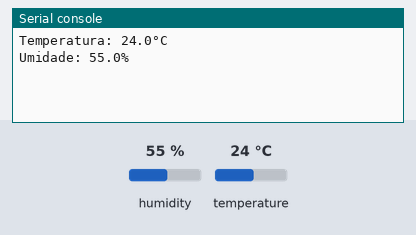
Simulated run of this program. Board: Raspberry Pi Pico running MicroPython. Parts: the last lines printed to the serial console. The inputs (shaded band) are chosen by the test bench; at power-on: humidity 55 %, temperature 24 °C.

Above: at 1.2 s.
1.3 s: humidity set to 22 %
At 4.1 s:
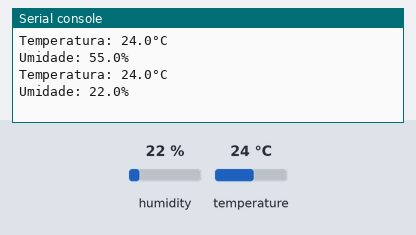
5.2 s: temperature set to 12 °C
At 7.3 s:
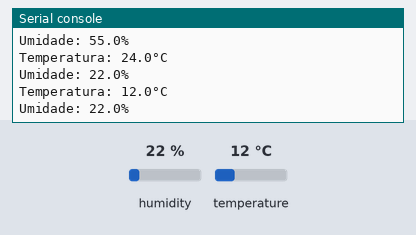
9.1 s: humidity set to 40 %
At 13.5 s:
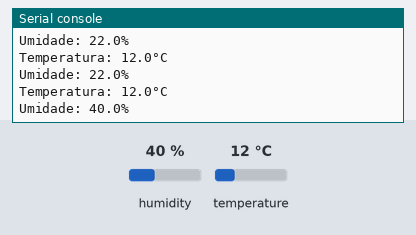
Timing chart, 0 to 15.0 s (numbered marks = the images above; inputs shaded):
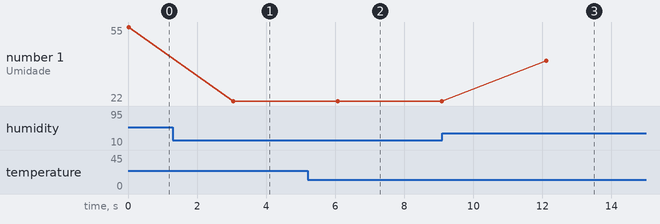

The program:

DHT22.py
```python
from machine import Pin
from dht import DHT22 # da biblioteca DHT eu vou importar o DHT22
from utime import sleep

sensor = DHT22(Pin(15))  # Cria o objeto 'sensor' no pino GP15 usando o sensor DHT22

while True:
    sensor.measure()  # Solicita ao sensor que faça a medição de temperatura e umidade
    temp = sensor.temperature()  # Lê a temperatura medida
    umid = sensor.humidity()  # Lê a umidade medida

    if temp != None and umid != None:
        print("Temperatura: {}°C".format(temp))  # Exibe a temperatura no console serial
        #print(f"Temperatura: {temp} }°C)
        print("Umidade: {}%".format(umid))  # Exibe a umidade no console serial
    else:
        print("Falha na leitura dos dados.")  # Caso algo anormal aconteça (por segurança)

    sleep(3)  # Aguarda 3 segundos antes da próxima medição
```

Measured:
- after the input at 1.3 s, the serial console: prints a new line after 1.7 s (image 1)
- after the input at 5.2 s, the serial console: prints a new line after 0.87 s (image 2)
- after the input at 9.1 s, the serial console: prints a new line after 3.0 s (image 3)
- plotted number 1: 55 → 22 after the input at 1.3 s, 22 → 40 after the input at 9.1 s
